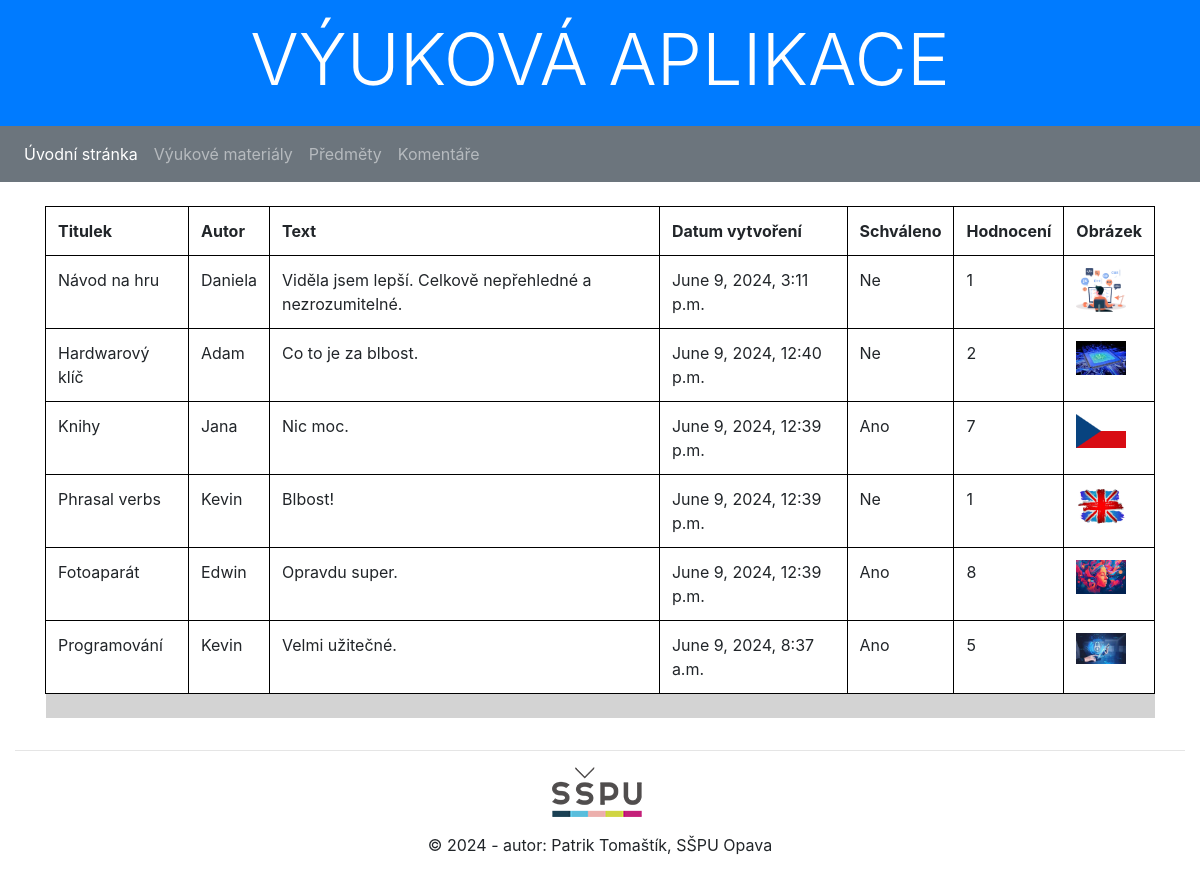
The page /vyuka/comments/ on the database its author committed.
### vyuka/models.py (models this page shows, shortened)
class Comment(models.Model):
    material = models.ForeignKey(Material, on_delete=models.CASCADE, related_name='comments')
    author = models.CharField(max_length=100, verbose_name='Autor')
    text = models.TextField(verbose_name='Text')
    created_date = models.DateTimeField(auto_now_add=True, verbose_name='Datum vytvoření')
    approved = models.BooleanField(default=False, verbose_name='Schváleno')
    rating = models.IntegerField(
        default=5,
        validators=[MinValueValidator(1), MaxValueValidator(10)],
        verbose_name='Hodnocení'
    )
    class Meta:
        verbose_name = 'Komentář'
        verbose_name_plural = 'Komentáře'
        ordering = ['-created_date']

class Material(models.Model):
    title = models.CharField(max_length=200, verbose_name='Název')
    obsah = models.TextField(blank=True, null=True, verbose_name='Obsah')
    release_date = models.DateField(blank=True, null=True,
                                    help_text='Zadej datum vydání textu: <em>YYYY-MM-DD</em>.',
                                    verbose_name='Vydání textu')
    runtime = models.IntegerField(blank=True, null=True,
                                  help_text='Prosím zadej v hodinách',
                                  verbose_name='Jak dlouho bude trvat se naučit:')
    logo = models.ImageField(upload_to='material/obsah/%Y/%m/%d/', blank=True, null=True,
                             verbose_name="Logo")
    rate = models.FloatField(default=5.0,
                             validators=[MinValueValidator(1.0), MaxValueValidator(10.0)],
                             null=True, help_text='Ohodnoť svůj výukový materiál (1 - 10)',
                             verbose_name='Ohodnoť')
    predmet = models.ManyToManyField(Predmet, help_text='Vyber předmět pro tvůj výukový materiál.')
    class Meta:
        verbose_name = 'Výukový materiál'
        verbose_name_plural = 'Výukové materiály'
        ordering = ['-release_date', 'title']

### vyuka/views.py (the view)
# urls.py: path('comments/', views.comments, name='comments'),
def comments(request):
    comments = Comment.objects.all()
    return render(request, 'comments.html', {'comments': comments})

### vyuka/templates/comments.html (shortened to what this page needs)
{% extends "base.html" %}
{% block content %}
<div class="row">
    <div class="col-sm-12">
        <table class="table">
            <thead>
                <tr>
                    <th style="border: 1px solid black;">Titulek</th>
                    <th style="border: 1px solid black;">Autor</th>
                    <th style="border: 1px solid black;">Text</th>
                    <th style="border: 1px solid black;">Datum vytvoření</th>
                    <th style="border: 1px solid black;">Schváleno</th>
                    <th style="border: 1px solid black;">Hodnocení</th>
                    <th style="border: 1px solid black;">Obrázek</th>
                </tr>
            </thead>
            <tbody>
                {% for comment in comments %}
                <tr>
                    <td style="border: 1px solid black;">{{ comment.material.title }}</td>
                    <td style="border: 1px solid black;">{{ comment.author }}</td>
                    <td style="border: 1px solid black;">{{ comment.text }}</td>
                    <td style="border: 1px solid black;">{{ comment.created_date }}</td>
                    <td style="border: 1px solid black;">{% if comment.approved %}Ano{% else %}Ne{% endif %}</td>
                    <td style="border: 1px solid black;">{{ comment.rating }}</td>
                    <td style="border: 1px solid black;">
                        {% if comment.material.logo %}
                        <img src="{{ comment.material.logo.url }}" alt="{{ comment.material.title }}" style="max-width: 50px; max-height: 50px;">
                        {% endif %}
                    </td>
                </tr>
                {% endfor %}
                <tr style="background-color: lightgrey;">
                    <td colspan="7"></td>
                </tr>
            </tbody>
        </table>
    </div>
</div>
{% endblock %}

### vyuka/static/css/styles.css (style rules this page uses)
.row { display: flex; flex-wrap: wrap; }

### rows shown on the page
Comment: material "Návod na hru", author "Daniela", text "Viděla jsem lepší. Celkově nepřehledné a nezrozumitelné.", created_date "June 9, 2024, 3:11 p.m.", approved "Ne", rating "1", material.logo (picture)
Comment: material "Hardwarový klíč", author "Adam", text "Co to je za blbost.", created_date "June 9, 2024, 12:40 p.m.", approved "Ne", rating "2", material.logo (picture)
Comment: material "Knihy", author "Jana", text "Nic moc.", created_date "June 9, 2024, 12:39 p.m.", approved "Ano", rating "7", material.logo (picture)
Comment: material "Phrasal verbs", author "Kevin", text "Blbost!", created_date "June 9, 2024, 12:39 p.m.", approved "Ne", rating "1", material.logo (picture)
Comment: material "Fotoaparát", author "Edwin", text "Opravdu super.", created_date "June 9, 2024, 12:39 p.m.", approved "Ano", rating "8", material.logo (picture)
Comment: material "Programování", author "Kevin", text "Velmi užitečné.", created_date "June 9, 2024, 8:37 a.m.", approved "Ano", rating "5", material.logo (picture)
